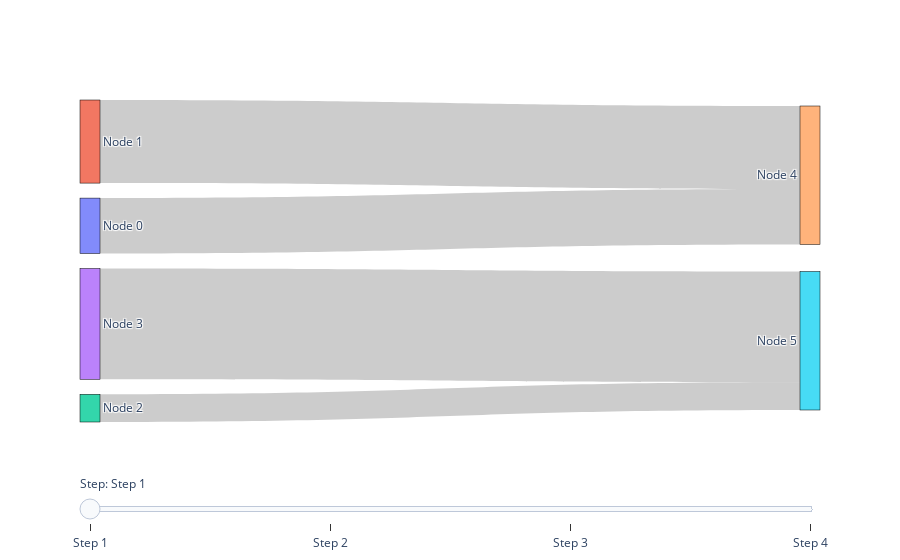

Write notebook code for a chart like this one.
### Code cell
import plotly.graph_objects as go
from plotly.subplots import make_subplots

# Define your Sankey diagram data
# ...
# Replace the following placeholder data with your actual Sankey diagram data
source_nodes = [0, 1, 2, 3]
target_nodes = [4, 4, 5, 5]
values = [10, 15, 5, 20]
labels = ['Node 0', 'Node 1', 'Node 2', 'Node 3', 'Node 4', 'Node 5']

# Create the Sankey diagram trace
sankey_trace = go.Sankey(
    node=dict(
        pad=15,
        thickness=20,
        line=dict(color='black', width=0.5),
        label=labels
    ),
    link=dict(
        source=source_nodes,
        target=target_nodes,
        value=values
    )
)

# Create the figure and add the Sankey trace
fig = go.Figure(data=[sankey_trace])

# Create the slider steps
steps = []
for i in range(len(values)):
    step = dict(
        method="restyle",
        args=["link.value", [0] * len(values)],
        label=f"Step {i + 1}"
    )
    step["args"][1][i] = values[i]
    steps.append(step)

# Add the slider to the layout
sliders = [dict(
    active=0,
    currentvalue={"prefix": "Step: "},
    pad={"t": 50},
    steps=steps
)]

fig.update_layout(sliders=sliders)

# Show the plot
fig.show()

### Figure 1 — Plotly figure (JSON) as saved in the notebook; plotly's stock layout.template omitted (floating-point values rounded to 4 significant figures)
{"data": [{"link": {"source": [0, 1, 2, 3], "target": [4, 4, 5, 5], "value": [10, 15, 5, 20]}, "node": {"label": ["Node 0", "Node 1", "Node 2", "Node 3", "Node 4", "Node 5"], "line": {"color": "black", "width": 0.5}, "pad": 15, "thickness": 20}, "type": "sankey"}], "layout": {"sliders": [{"active": 0, "currentvalue": {"prefix": "Step: "}, "pad": {"t": 50}, "steps": [{"args": ["link.value", [10, 0, 0, 0]], "label": "Step 1", "method": "restyle"}, {"args": ["link.value", [0, 15, 0, 0]], "label": "Step 2", "method": "restyle"}, {"args": ["link.value", [0, 0, 5, 0]], "label": "Step 3", "method": "restyle"}, {"args": ["link.value", [0, 0, 0, 20]], "label": "Step 4", "method": "restyle"}]}]}}
